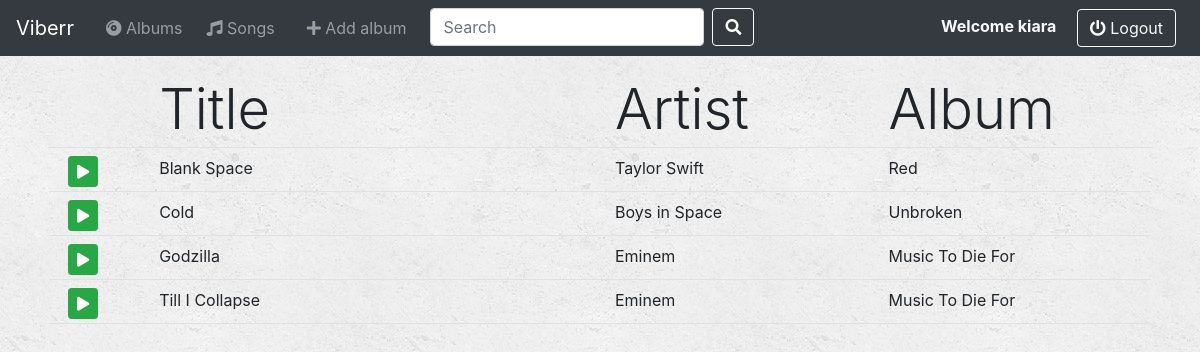
Screenshot of /music/songs (signed in) with the database file from the repository.
### music/models.py (models this page shows, shortened)
class Song(models.Model):
    album = models.ForeignKey(Album, on_delete=models.CASCADE)
    file_type = models.CharField(max_length=10)
    song_title = models.CharField(max_length=20)
    is_favorite = models.BooleanField(default=False)

class Album(models.Model):
    artist = models.CharField(max_length=20)
    album_title = models.CharField(max_length=20)
    genre = models.CharField(max_length=20)
    album_logo = models.FileField()
    is_favorite = models.BooleanField(default=False)

### music/views.py (the view)
# urls.py: path('songs', views.SongListView.as_view(), name='song_index'),
class SongListView(LoginRequiredMixin, generic.ListView):
    model = Song
    template_name = 'music/song_index.html'
    context_object_name = 'song_list'
    def get_queryset(self):
        return Song.objects.order_by('song_title')

### music/templates/music/song_index.html
{% extends 'music/base.html' %}
{% block content %}
{% load static %}
<div class="container mt-3">
    <div class="row m-1 p-1 border-bottom display-4">
        <div class="col col-1"></div>
        <div class="col col-5">
            Title
        </div>
        <div class="col col-3">
            Artist
        </div>
        <div class="col col-3">
            Album
        </div>
    </div>
    {% for song in song_list %}
        <div class="row m-1 p-1 border-bottom">
            <div class="col col-1">
                <a href="" class="btn btn-success btn-sm"><i class="fas fa-play"></i></a>
            </div>
            <div class="col col-5">
                {{ song.song_title }}
            </div>
            <div class="col col-3">
                {{ song.album.artist }}
            </div>
            <div class="col col-3">
                {{ song.album.album_title }}
            </div>
        </div>
    {% endfor %}
</div>
{% endblock %}

### music/templates/music/base.html (shortened to what this page needs)
<!DOCTYPE html>
<html lang="en">
<head>
	<link rel="stylesheet" href="https://maxcdn.bootstrapcdn.com/bootstrap/4.5.0/css/bootstrap.min.css">
	<link rel="stylesheet" href="https://use.fontawesome.com/releases/v5.7.0/css/all.css">
	{% load static %}
	<link rel="stylesheet" href="{% static 'music/style.css' %}" type="text/css">
</head>
<body>
<div class="container-fluid p-0 mb-1">
	<nav class="navbar navbar-expand-lg navbar-dark bg-dark">
		<a class="navbar-brand" href="{% url 'music:album_index' %}">
			Viberr
		</a>
		<div class="collapse navbar-collapse" id="navbarSupportedContent">
			<ul class="navbar-nav mr-auto">
				<li class="nav-item ml-2">
					<a class="nav-link" href="{% url 'music:album_index' %}"><i class="fas fa-compact-disc"></i> Albums</a>
				</li>
				<li class="nav-item ml-2">
					<a class="nav-link" href="{% url 'music:song_index' %}"><i class="fas fa-music"></i> Songs</a>
				</li>
				<li class="nav-item ml-3">
					<a class="nav-link" href="{% url 'music:album_create' %}"><i class="fas fa-plus"></i> Add album</a>
				</li>
				<li class="nav-item mr-2">
					<form class="form-inline ml-3 navbar-nav" role="search" method="get" action="">
						<input class="form-control mr-sm-2" type="search" placeholder="Search" aria-label="Search" name="search">
						<button class="btn btn-outline-light my-2 my-sm-0" type="submit"><i class="fas fa-search"></i></button>
					</form>
				</li>
			</ul>
			<ul class="navbar-nav">
				<li class="nav-item mr-2">
					{% if user.is_authenticated %}
						<strong class="text-light">Welcome	{{ user }}</strong>&emsp;
						<a class="btn btn-outline-light" href="{% url 'logout_user' %}"><i class="fas fa-power-off"></i> Logout</a>
					{% else %}
						<div class="btn-group">
							<a href="{% url 'login_user' %}" class="btn btn-outline-light"><i class="fas fa-sign-in-alt"></i> Login</a>
							<a href="{% url 'signup_user' %}" class="btn btn-outline-light"><i class="fas fa-user-plus"></i> Signup</a>
						</div>
					{% endif %}
				</li>
			</ul>
		</div>
	</nav>
</div>
{% block content %}{% endblock %}
</body>
</html>

### music/static/music/style.css (style rules this page uses)
body { background: white url("images/background.png"); }

### rows the page displays
Song: song_title "Blank Space", album.artist "Taylor Swift", album.album_title "Red"
Song: song_title "Cold", album.artist "Boys in Space", album.album_title "Unbroken"
Song: song_title "Godzilla", album.artist "Eminem", album.album_title "Music To Die For"
Song: song_title "Till I Collapse", album.artist "Eminem", album.album_title "Music To Die For"

### other values shown
{{ user }} "kiara"
